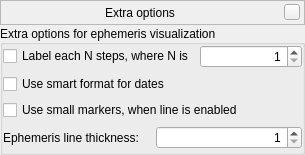
<?xml version="1.0" encoding="UTF-8"?>
<ui version="4.0">
 <class>astroCalcExtraEphemerisDialogForm</class>
 <widget class="QWidget" name="astroCalcExtraEphemerisDialogForm">
  <property name="geometry">
   <rect>
    <x>0</x>
    <y>0</y>
    <width>305</width>
    <height>155</height>
   </rect>
  </property>
  <layout class="QVBoxLayout" name="verticalLayout">
   <property name="spacing">
    <number>0</number>
   </property>
   <property name="leftMargin">
    <number>0</number>
   </property>
   <property name="topMargin">
    <number>0</number>
   </property>
   <property name="rightMargin">
    <number>0</number>
   </property>
   <property name="bottomMargin">
    <number>0</number>
   </property>
   <item>
    <widget class="BarFrame" name="TitleBar">
     <property name="minimumSize">
      <size>
       <width>16</width>
       <height>25</height>
      </size>
     </property>
     <property name="maximumSize">
      <size>
       <width>16777215</width>
       <height>25</height>
      </size>
     </property>
     <property name="frameShape">
      <enum>QFrame::StyledPanel</enum>
     </property>
     <layout class="QHBoxLayout">
      <property name="leftMargin">
       <number>0</number>
      </property>
      <property name="topMargin">
       <number>0</number>
      </property>
      <property name="rightMargin">
       <number>4</number>
      </property>
      <property name="bottomMargin">
       <number>0</number>
      </property>
      <item>
       <spacer>
        <property name="orientation">
         <enum>Qt::Horizontal</enum>
        </property>
        <property name="sizeHint" stdset="0">
         <size>
          <width>40</width>
          <height>20</height>
         </size>
        </property>
       </spacer>
      </item>
      <item>
       <widget class="QLabel" name="stelWindowTitle">
        <property name="palette">
         <palette>
          <active/>
          <inactive/>
          <disabled/>
         </palette>
        </property>
        <property name="font">
         <font/>
        </property>
        <property name="text">
         <string>Extra options</string>
        </property>
       </widget>
      </item>
      <item>
       <spacer>
        <property name="orientation">
         <enum>Qt::Horizontal</enum>
        </property>
        <property name="sizeHint" stdset="0">
         <size>
          <width>40</width>
          <height>20</height>
         </size>
        </property>
       </spacer>
      </item>
      <item>
       <widget class="QPushButton" name="closeStelWindow">
        <property name="minimumSize">
         <size>
          <width>16</width>
          <height>16</height>
         </size>
        </property>
        <property name="maximumSize">
         <size>
          <width>16</width>
          <height>16</height>
         </size>
        </property>
        <property name="focusPolicy">
         <enum>Qt::NoFocus</enum>
        </property>
        <property name="text">
         <string/>
        </property>
       </widget>
      </item>
     </layout>
    </widget>
   </item>
   <item>
    <widget class="QGroupBox" name="extraEphemerisGroupBox">
     <property name="title">
      <string>Extra options for ephemeris visualization</string>
     </property>
     <property name="alignment">
      <set>Qt::AlignLeading|Qt::AlignLeft|Qt::AlignVCenter</set>
     </property>
     <layout class="QVBoxLayout" name="verticalLayout_3">
      <property name="leftMargin">
       <number>0</number>
      </property>
      <property name="topMargin">
       <number>0</number>
      </property>
      <property name="rightMargin">
       <number>0</number>
      </property>
      <property name="bottomMargin">
       <number>0</number>
      </property>
      <item>
       <layout class="QHBoxLayout" name="horizontalLayout">
        <item>
         <widget class="QCheckBox" name="skipDataCheckBox">
          <property name="text">
           <string>Label each N steps, where N is</string>
          </property>
         </widget>
        </item>
        <item>
         <widget class="QSpinBox" name="dataStepSpinBox">
          <property name="alignment">
           <set>Qt::AlignRight|Qt::AlignTrailing|Qt::AlignVCenter</set>
          </property>
          <property name="minimum">
           <number>1</number>
          </property>
         </widget>
        </item>
       </layout>
      </item>
      <item>
       <widget class="QCheckBox" name="smartDatesCheckBox">
        <property name="text">
         <string>Use smart format for dates</string>
        </property>
       </widget>
      </item>
      <item>
       <widget class="QCheckBox" name="scaleMarkersCheckBox">
        <property name="text">
         <string>Use small markers, when line is enabled</string>
        </property>
       </widget>
      </item>
      <item>
       <layout class="QHBoxLayout" name="horizontalLayout_2">
        <item>
         <widget class="QLabel" name="label">
          <property name="text">
           <string>Ephemeris line thickness:</string>
          </property>
         </widget>
        </item>
        <item>
         <widget class="QSpinBox" name="lineThicknessSpinBox">
          <property name="alignment">
           <set>Qt::AlignRight|Qt::AlignTrailing|Qt::AlignVCenter</set>
          </property>
          <property name="minimum">
           <number>1</number>
          </property>
          <property name="maximum">
           <number>5</number>
          </property>
         </widget>
        </item>
       </layout>
      </item>
      <item>
       <spacer name="verticalSpacer">
        <property name="orientation">
         <enum>Qt::Vertical</enum>
        </property>
        <property name="sizeHint" stdset="0">
         <size>
          <width>20</width>
          <height>40</height>
         </size>
        </property>
       </spacer>
      </item>
     </layout>
    </widget>
   </item>
  </layout>
 </widget>
 <customwidgets>
  <customwidget>
   <class>BarFrame</class>
   <extends>QFrame</extends>
   <header>Dialog.hpp</header>
   <container>1</container>
  </customwidget>
 </customwidgets>
 <resources/>
 <connections/>
</ui>
